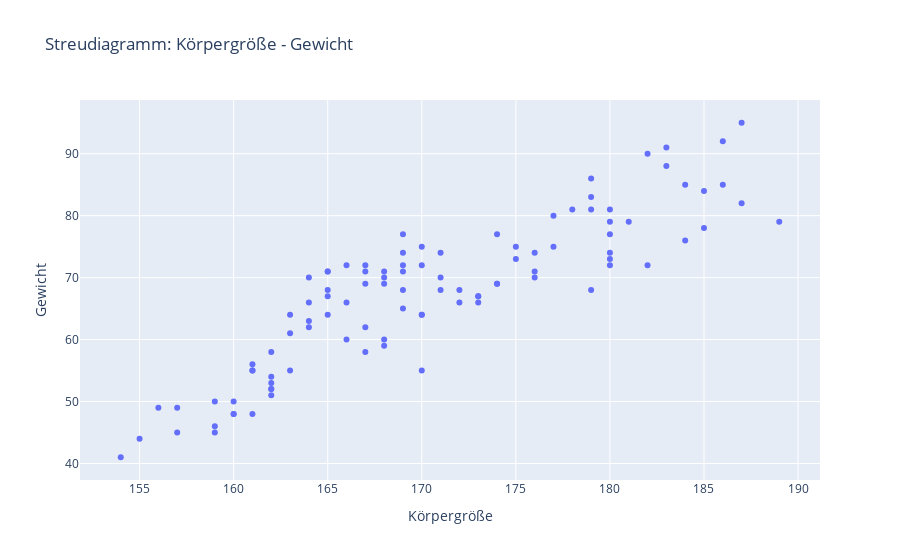

This figure's notebook cell:
### Code cell
px.scatter(df, x='Körpergröße', y='Gewicht', title='Streudiagramm: Körpergröße - Gewicht')

### Figure 1 — Plotly figure (JSON) as saved in the notebook; plotly's stock layout.template omitted (floating-point values rounded to 4 significant figures)
{"data": [{"hovertemplate": "Körpergröße=%{x}<br>Gewicht=%{y}<extra></extra>", "legendgroup": "", "marker": {"color": "#636efa", "symbol": "circle"}, "mode": "markers", "name": "", "orientation": "v", "showlegend": false, "type": "scatter", "x": [170, 184, 186, 180, 174, 168, 177, 171, 183, 189, 167, 171, 169, 180, 172, 174, 179, 184, 186, 180, 176, 180, 170, 173, 187, 175, 179, 182, 179, 180, 179, 182, 173, 187, 175, 176, 181, 180, 168, 173, 170, 185, 171, 178, 183, 185, 172, 177, 174, 176, 162, 155, 169, 160, 170, 161, 160, 163, 164, 167, 161, 167, 170, 157, 168, 161, 164, 156, 163, 162, 168, 154, 166, 160, 165, 164, 159, 162, 157, 169, 165, 162, 167, 166, 159, 166, 169, 162, 168, 162, 169, 163, 169, 165, 161, 164, 165, 159, 165, 167], "xaxis": "x", "y": [55, 85, 92, 73, 77, 60, 80, 68, 88, 79, 62, 74, 71, 79, 66, 69, 83, 76, 85, 72, 70, 81, 64, 67, 95, 75, 86, 72, 81, 74, 68, 90, 66, 82, 73, 71, 79, 77, 59, 67, 64, 84, 70, 81, 91, 78, 68, 75, 69, 74, 52, 44, 65, 50, 72, 55, 48, 64, 66, 58, 55, 69, 75, 45, 71, 56, 62, 49, 61, 52, 70, 41, 66, 48, 71, 63, 45, 58, 49, 72, 67, 54, 71, 60, 50, 72, 74, 51, 69, 53, 68, 55, 77, 64, 48, 70, 68, 46, 71, 72], "yaxis": "y"}], "layout": {"legend": {"tracegroupgap": 0}, "title": {"text": "Streudiagramm: Körpergröße - Gewicht"}, "xaxis": {"anchor": "y", "domain": [0, 1], "title": {"text": "Körpergröße"}}, "yaxis": {"anchor": "x", "domain": [0, 1], "title": {"text": "Gewicht"}}}}
